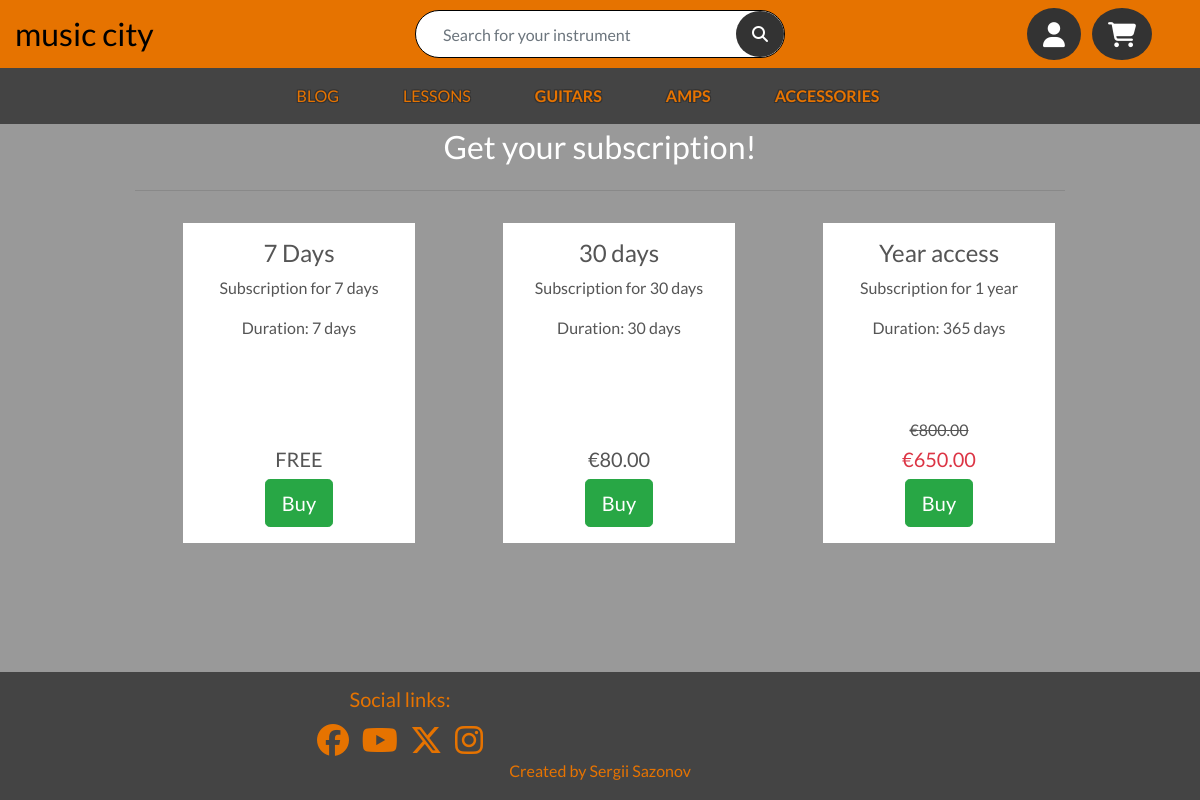
/lessons/subscription/, run on the app's committed database.
### lessons/models.py (models this page shows, shortened)
class Subscription(models.Model):
    name = models.CharField(max_length=40)
    description = models.TextField()
    duration = models.IntegerField()
    price = models.DecimalField(max_digits=6, decimal_places=2)
    promotional_price = models.DecimalField(max_digits=6, decimal_places=2, null=True, blank=True)
    is_active = models.BooleanField(default=True)
    image = models.ImageField(null=True, blank=True)

### lessons/views.py (the view, shortened to what this page needs)
# urls.py: path('subscription/', views.check_subscription, name="check_subscription"),
def check_subscription(request):
    if request.user.is_superuser:  # Show all subscriptions to the admin (including disabled)
        subscriptions = Subscription.objects.all().order_by('duration')
    else:
        subscriptions = Subscription.objects.filter(is_active=True).order_by('duration')
    context = {
        'subscriptions': subscriptions,
    }
    return render(request, 'lessons/subscriptions.html', context)

### bag/contexts.py (called while the page is built, shortened)
def bag_contents(request):
    bag_items = []
    total = 0
    product_count = 0
    bag = request.session.get('bag', {})
    if total < settings.FREE_DELIVERY_THRESHOLD:
        delivery = total * Decimal(settings.STANDARD_DELIVERY_PERCENTAGE)
        free_delivery_delta = settings.FREE_DELIVERY_THRESHOLD - total
    else:
        delivery = 0
        free_delivery_delta = 0
    grand_total = total + delivery
    context = {
        'bag_items': bag_items,
        'total': total,
        'product_count': product_count,
        'delivery': delivery,
        'free_delivery_delta': free_delivery_delta,
        'free_delivery_threshold': settings.FREE_DELIVERY_THRESHOLD,
        'grand_total': grand_total,
    }
    return context

### lessons/templates/lessons/subscriptions.html (shortened to what this page needs)
{% extends "base.html" %}
{% load static %}
{% block page_header %}
    <div class="header-container">
    </div>
{% endblock %}
{% block content %}
    <div class="container">
        <div class="row text-center">
            <div class="col">
                <h2 class="text-white">Get your subscription!</h2>
            </div>
        </div>
        <hr>
        <div class="row">
            {% for subscription in subscriptions %}
                <div class="col-lg col-md-6 col-sm-12 text-center">
                    <div class="container subscription-container my-3 mx-xl-5 position-relative bg-white p-3">
                        <div class="container-fluid">
                            <h4>{{ subscription.name }}</h4>
                            <p>{{ subscription.description}}</p>
                            <p>Duration: {{ subscription.duration}} days</p>
                        </div>
                        <div class="container-fluid align-bottom mb-3">
                            {% if subscription.promotional_price %}
                                <h6 class="strikethrough">€{{ subscription.price }}</h6>
                                <h5 class="text-danger">€{{ subscription.promotional_price }}</h5>
                            {% elif subscription.price == 0 %}
                                <h5>FREE</h5>
                            {% else %}
                                <h5>€{{ subscription.price }}</h5>
                            {% endif %}
                            {% if subscription.is_active %}
                                <form action="{% url 'purchase_subscription' subscription.id %}" method="POST">
                                    <button class="btn btn-lg btn-success">Buy</button>
                                </form>
                            {% endif %}
                        </div>
                    </div>
                </div>
            {% endfor %}
        </div>
    </div>
{% endblock %}

### static/css/base.css (style rules this page uses)
html { height: 100%; }
body { color: #555; background-color: #999; font-family: 'Lato'; }
.strikethrough { text-decoration: line-through; }
.align-bottom { position: absolute; bottom: 0; left: 0; margin: auto 0; }
.header-container { padding-top: 8rem; }
.subscription-container { height: 20rem; }
@media (min-width: 1200px) { .container { max-width: 80%; } }

### data on the page
Subscription: name "7 Days", description "Subscription for 7 days", duration "7", price "FREE", is_active "Buy"
Subscription: name "30 days", description "Subscription for 30 days", duration "30", price "80.00", is_active "Buy"
Subscription: name "Year access", description "Subscription for 1 year", duration "365", price "800.00", promotional_price "650.00", is_active "Buy"
